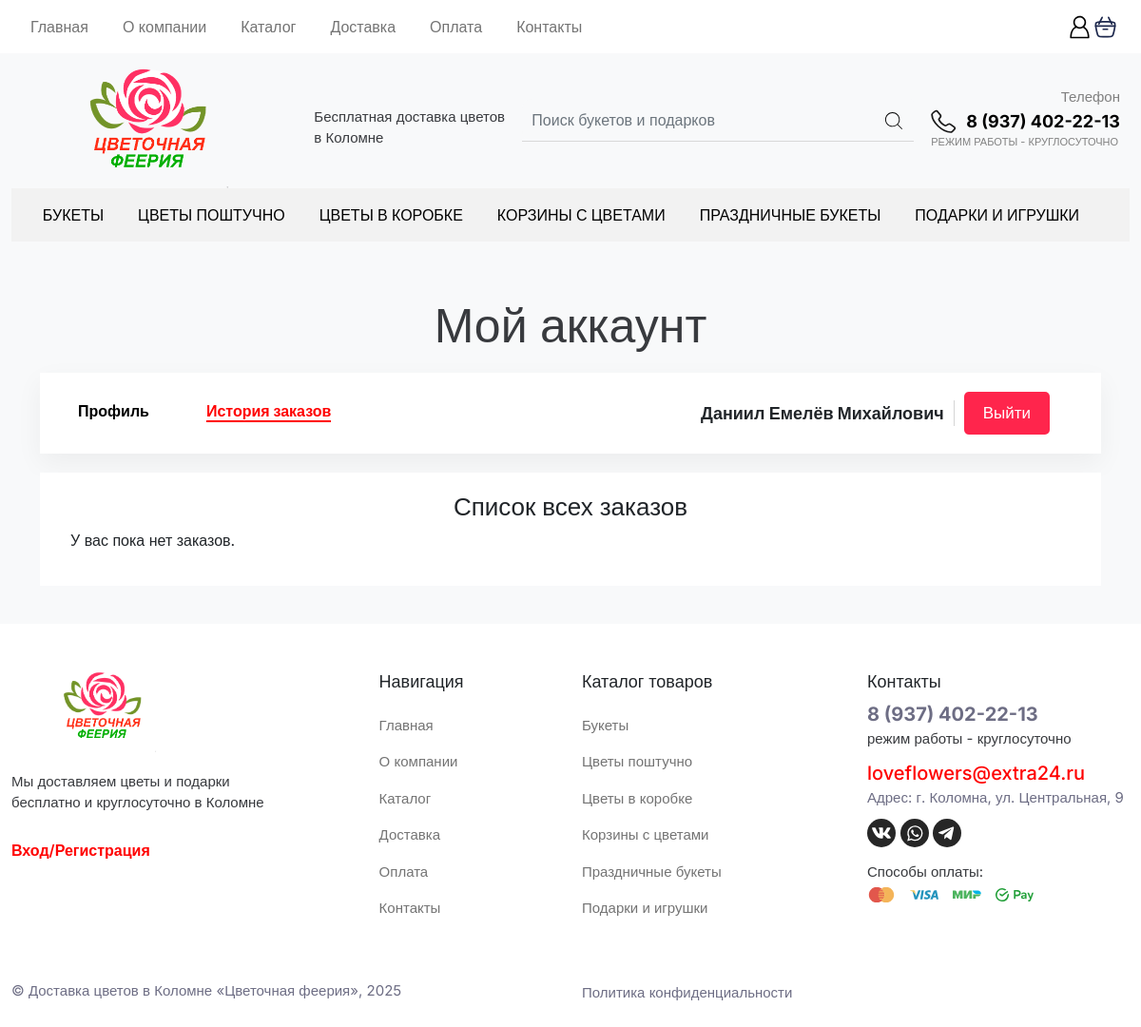
/orders_history.php (signed in), run on the app's committed database.
### tables this page shows
CREATE TABLE `Users` (
  `id` int NOT NULL,
  `Name` varchar(50) NOT NULL,
  `Surname` varchar(50) NOT NULL,
  `Lastname` varchar(50) NOT NULL,
  `email` varchar(100) NOT NULL,
  `password` varchar(100) NOT NULL,
  `role` int NOT NULL
);

### objects/user.php (called while the page is built, shortened)
<?php
class User
{
    private $conn;
    private $table_name = "Users";
    public $id;
    public function __construct($db)
    {
        $this->conn = $db;
    }
    public function readOne()
    {
        $query = "SELECT name, surname, lastname, email FROM " . $this->table_name . " WHERE id = ? LIMIT 0,1";
        $stmt = $this->conn->prepare($query);
        $stmt->bindParam(1, $this->id);
        $stmt->execute();
        $row = $stmt->fetch(PDO::FETCH_ASSOC);
        $this->name = $row['name'];
        $this->surname = $row['surname'];
        $this->lastname = $row['lastname'];
    }
}
?>

### orders_history.php (the view, shortened to what this page needs)
<?php
include_once "objects/user.php";
$database = new Database();
$db = $database->getConnection();
if (isset($_SESSION['id'])) {
    $user = new User($db);
    $user->id = $_SESSION['id'];
    $user->readOne();
}
?>
<!DOCTYPE html>
<html lang="en">
<head>
    <link rel="stylesheet" href="https://cdn.jsdelivr.net/npm/bootstrap@5.1.3/dist/css/bootstrap.min.css"
>
</head>
<body>
    <?php include_once "components/header.php" ?>
    <section id="orders" class="bg-light" style="padding-bottom:40px">
        <div class="container">
            <h2 class="max-title pt-5">Мой аккаунт</h2>
            <div class="profile-menu">
                <div class="row w-100">
                    <div class="col-lg-6">
                        <div class="profile-left-menu">
                            <nav class="navbar navbar-expand-lg navbar-light">
                                <ul class="navbar-nav flex-row">
                                    <li class="nav-item">
                                        <a class="nav-link-profile" href="profile.php">Профиль</a>
                                    </li>
                                    <li class="nav-item">
                                        <a class="nav-link-profile" href="orders_history.php"
                                            style="color:red; border-bottom:2px solid red;">История заказов</a>
                                    </li>
                                </ul>
                            </nav>
                        </div>
                    </div>
                    <div class="col-lg-6">
                        <div class="profile-right-menu d-flex justify-content-center justify-content-lg-end">
                            <? echo '<div class="user-name">' . $user->name . ' ' . $user->surname . ' ' . $user->lastname . '</div>'; ?>
                            <button class="profile-btn btn btn-danger"
                                onclick="location.href='logout.php'">Выйти</button>
                        </div>
                    </div>
                </div>
            </div>
            <div class="profile-form">
                <h2 class="text-center" style="font-size:26px">Список всех заказов</h2>
                <?php require_once "read_orders.php"; ?>
            </div>
        </div>
    </section>
    <?php require_once "components/footer.php"; ?>
</body>
</html>

### css/style.css (style rules this page uses)
* { box-sizing: border-box; }
body { font-family: 'Inter', sans-serif !important; line-height: 1.5 !important; }
.navbar { justify-content: space-between !important; }
.nav-item { margin-right: 20px; }
.btn-danger { padding: 15px 20px !important; color: #fff !important; background-color: #ff254c !important; font-size: 15px !important; border: none !important; font-weight: 500 !important; border-radius: 5px !important; margin-right: 10px !important; }
.max-title { text-align: center; font-size: 40px; margin-bottom: 20px; font-weight: 500; color: #383a3e; }
.profile-menu { background-color: #fff; box-shadow: 0 10px 29px 0 rgba(0, 0, 0, .05); padding: 20px; margin-bottom: 20px; display: flex; justify-content: space-between; }
.profile-right-menu { align-items: center; }
.user-name { font-size: 18px; font-weight: 700; border-right: 1px solid #D5D5D5; padding-right: 10px; margin-right: 10px; }
.nav-link-profile { color: #000; font-weight: 700; margin: 0 20px; text-decoration: none; }
.profile-form { background-color: #fff; padding: 20px; }
.profile-btn { padding: 10px 20px !important; background: var(--redcolor); color: #fff !important; font-size: 17px !important; font-weight: 500 !important; border-radius: 5px !important; border: none !important; cursor: pointer !important; }
.max-title { text-align: center; font-size: 50px; margin-bottom: 20px; color: #383A3E; }

### data on the page
users: Name "Даниил", Surname "Емелёв", Lastname "Михайлович"
